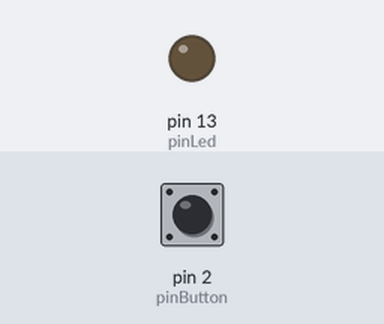
Simulated run of this sketch. Board: Arduino Leonardo, built with avr-gcc and run on an emulated ATmega32U4. Shown: output pins drawn as LEDs (lit = HIGH). The inputs (shaded band) are chosen by the test bench; at power-on: pin 2 (pinButton) HIGH. Random numbers use the default seed unless the sketch sets one; USB keyboard and mouse output is not drawn; what the sketch prints to the serial monitor is not drawn.

Above: at 1.2 s.
1.3 s: pin 2 (pinButton) pulled LOW for 1 s
At 2.3 s:
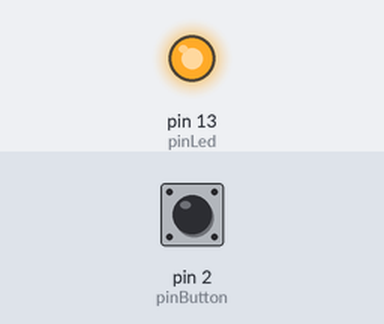
4.0 s: pin 2 (pinButton) pulled LOW for 3.2 s
At 8.9 s:
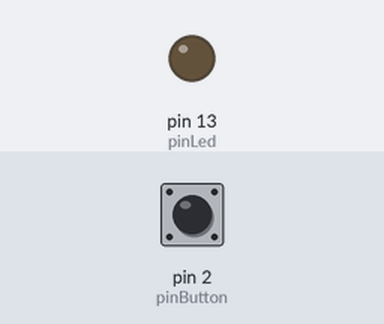
Timing chart, 0 to 10.4 s (numbered marks = the images above; inputs shaded):
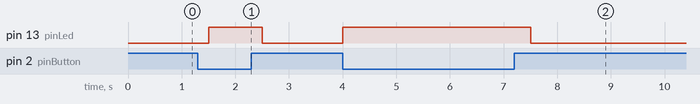

The sketch:

sketch_sep18a_gamepad.test.ino
```cpp
// (licence header left out)
#include "HID-Project.h"

const int pinLed = LED_BUILTIN;
const int pinButton = 2;
static uint8_t count = 0;
int a = 0;

void setup() {
  pinMode(pinLed, OUTPUT);
  pinMode(pinButton, INPUT_PULLUP);

  // Sends a clean report to the host. This is important on any Arduino type.
  Gamepad.begin();
}

void loop() {
  byte swVal[31];
  /*
  static uint8_t sw,
                 sw_pin=0;
  sw = digitalRead(pinButton);
  Serial.println(sw);
    if(sw == 1){
      digitalWrite(pinLed, HIGH);
      Gamepad.press(sw_pin);
    }
    else{
      Gamepad.release(sw_pin);
      digitalWrite(pinLed, LOW);
    }
    */

    Serial.print(a);
    Serial.println(digitalRead(pinButton));
      if (a>digitalRead(pinButton)) {
        digitalWrite(pinLed, HIGH);
        Gamepad.release(1);
        Serial.print("release");
      }else{
        if(a<digitalRead(pinButton)){
          digitalWrite(pinLed, LOW);
          Gamepad.press(1);
          Serial.print("press");
        }
      }
    a = digitalRead(pinButton);

    Gamepad.xAxis(random(0xFFFF));
    Gamepad.yAxis(random(0xFFFF));

        Gamepad.write();
        delay(500);
}
```

Measured:
- after the input at 1.3 s, pin 13 (pinLed): LOW → HIGH after 0.20 s, → LOW 1.0 s later
- after the input at 4.0 s, pin 13 (pinLed): LOW → HIGH at once, → LOW 3.5 s later
